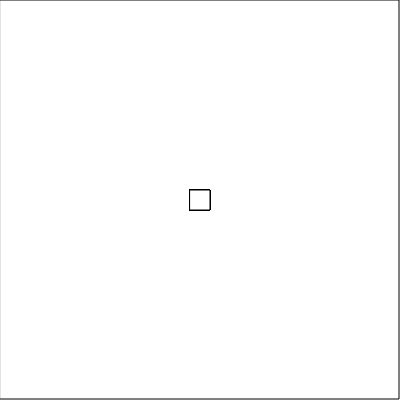
Frame 1 (no input)
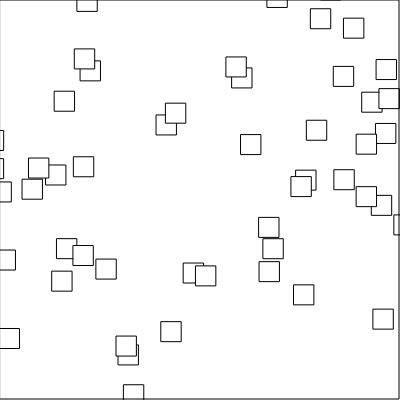
Frame 60 (no input)
Frame 120 (the mouse pressed at the canvas centre since frame 60): identical to frame 60, image omitted

The p5.js sketch that drew these frames (run headless with seeded random() and noise() and a simulated clock; from frame 60 on, the mouse is pressed at the canvas centre):

// p5.js sketch
// ── sketch.js
var roids = [];


function setup() {
  createCanvas(400, 400);

  for (let i = 0; i < 50; i++)
    roids.push(new Asteroid());
}



function draw() {
  background(255);
  for (let i = 0; i < roids.length; i++) {
    roids[i].draw();
  }




  for (let i = 0; i < roids.length; i++) {
    var roid = roids[i];
    roid.update();

    if (roid.pos.x > width + roid.size / 2)
      roid.pos.x = -roid.size / 2;

    if (roid.pos.x < -roid.size / 2)
      roid.pos.x = width + roid.size / 2;

    if (roid.pos.y > height + roid.size / 2)
      roid.pos.y = -roid.size / 2;

    if (roid.pos.y < -roid.size / 2)
      roid.pos.y = height + roid.size / 2;
  }
  
  rectMode(CORNER);
  noFill();
  rect(0,0,width-1,height-1);
  fill(255);
}



function mousePressed() {
  for (let i = 0; i < roids.length; i++) {
    var roid = roids[i];
    roid.pos = createVector(mouseX, mouseY);
    

  }

}
// ── Asteroid.js
class Asteroid {
  constructor() {
    this.pos = createVector(width/2,height/2);
    this.vel = p5.Vector.random2D();//createVector(random(-5,5),random(-5,5));
    this.size = 20;
    this.speed = random(1,5);
    this.vel.setMag(this.speed);

  }

  draw() {
    rectMode(CENTER);
    rect(this.pos.x,this.pos.y,this.size,this.size);
  }

update(){
  this.pos.add(this.vel);
}


}
